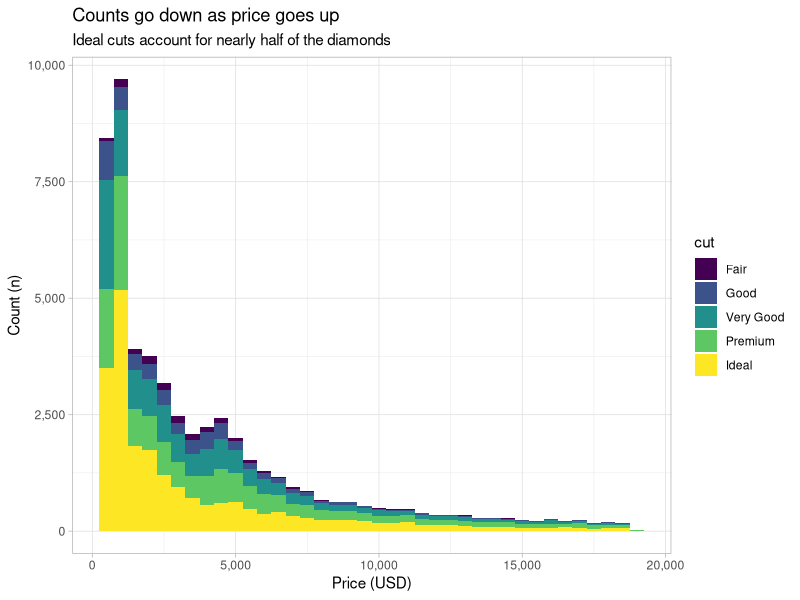
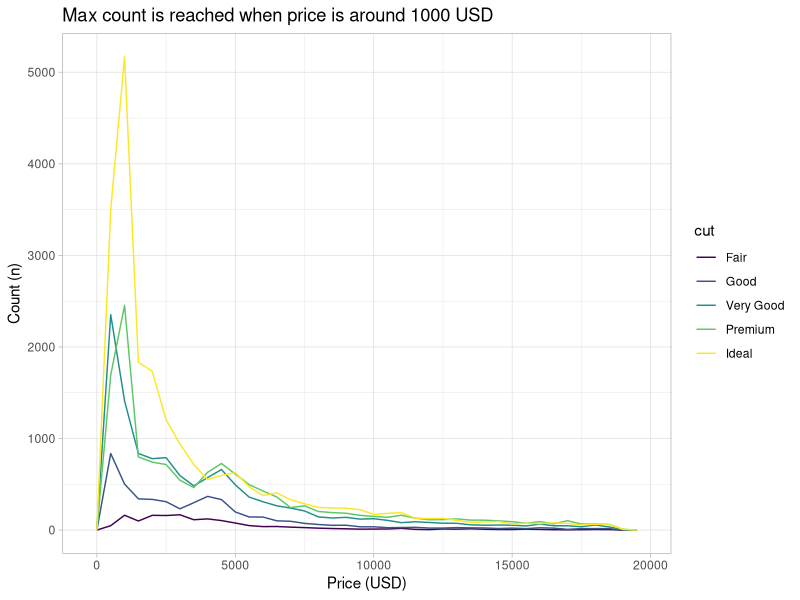
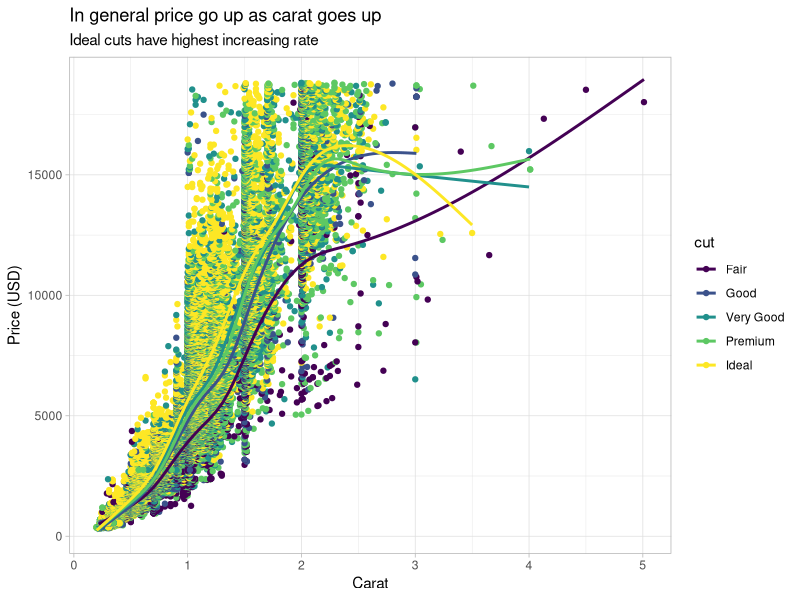
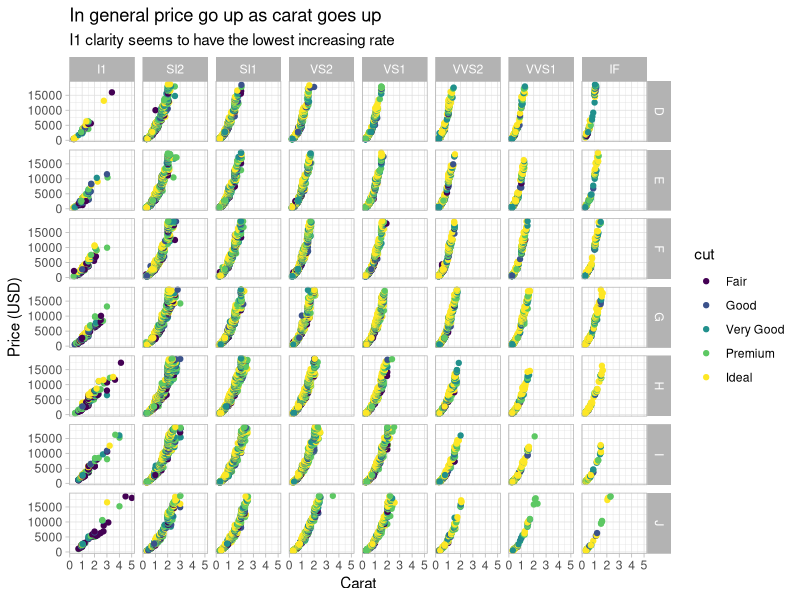
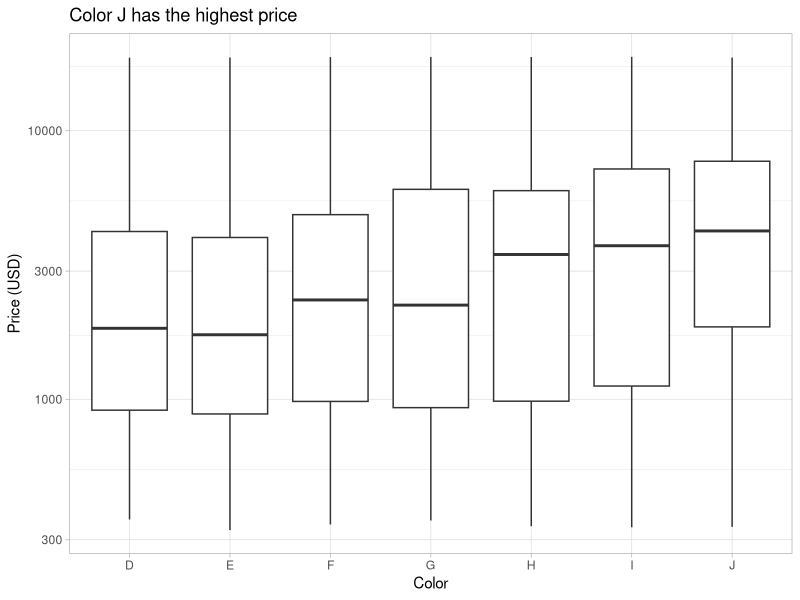
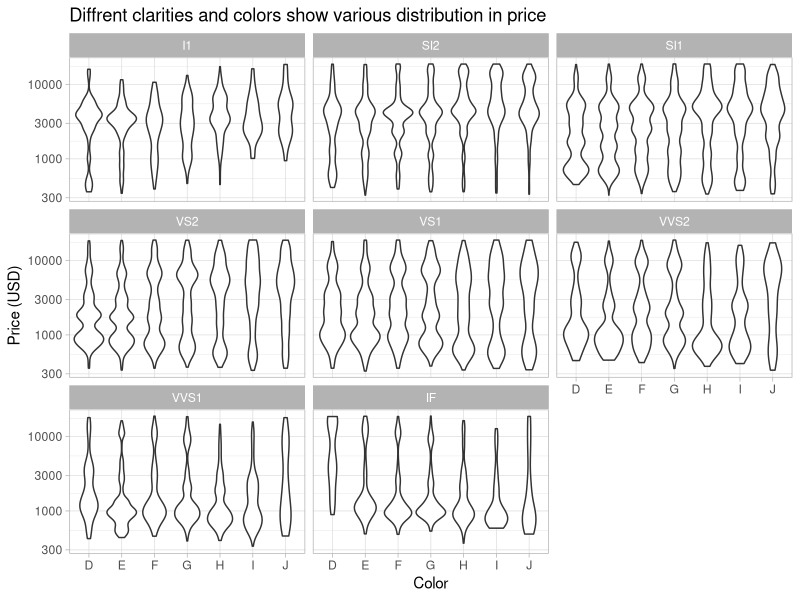

The R script that drew these images, in order:
# HW6: ggplot_iris
#'
# In this exercise, you have to recreate the figures found at
# the left of the instructions.
# We suggest functions you can use to create the plots, but
# you are free to use the method you are the most comfortable with.
# Make sure that the figures look exactly like the ones you are supposed to create.
#'
# The purpose of this task is to get familiar with ggplot.
# Throughout the exercise:
#    - Use `theme_light()` for the plots.
#    - Do not print the plot.
# Let's consider `diamonds` dataset in the R base environment.
#'
# 1. Load the `ggplot2` and `scales` package.
#    Plot a stacking histogram for Price. Fill in the histogram with `cut` i.e.
#    each cut reprent a different color in the histogram.
#    To do that, use:
#    - `ggplot()` to initialize a ggplot object. Set its arguments `data` and `mapping`
#    - `geom_histogram()` to plot a histogram for Price, such that
#      - `binwidth = 500` to set the binwidth
#    - `scale_x_continuous(label=comma)` to change x-axis scale
#    - `scale_y_continuous(label=comma)` to change y-axis scale
#    - `labs()` to format the labels such that:
#      - `title = "Counts go down as price goes up"`
#      - `subtitle = "Ideal cuts account for nearly half of the diamonds"`
#      - `x = "Price (USD)"`
#      - `y = "Count (n)"`
#    Store the plot into a variable `g1`.
## Do not modify this line!
library(ggplot2)
library(scales)
g1 <- ggplot(data = diamonds, mapping = aes(x = price, fill = cut)) +
  geom_histogram(binwidth = 500) +
  scale_x_continuous(label = comma) +
  scale_y_continuous(label = comma) +
  labs(title = "Counts go down as price goes up",
       subtitle = "Ideal cuts account for nearly half of the diamonds",
       x = "Price (USD)",
       y = "Count (n)") +
  theme_light()
g1


# 2. We can see that if we plot the count using different colors in the same
#    bin, it is hard to compare between different color groups(i.e. cut).
#    To do that, use:
#    - `ggplot()` to initialize a ggplot object. Set its arguments `data` and `mapping`
#    - `geom_freqpoly()` to generate the frequency polygons for price
#    split by different cuts(split in color as well)
#      -`binwidth = 500` to set the binwidth
#    - `labs()` to format the labels such that:
#      - `title = "Max count is reached when price is around 1000 USD"`
#      - `x = "Price (USD)"`
#      - `y = "Count (n)"`
#    Store the plot into a variable `g2`.
## Do not modify this line!
g2 <- ggplot(data = diamonds, mapping = aes(x = price, color = cut)) +
  geom_freqpoly(binwidth = 500) +
  labs(title = "Max count is reached when price is around 1000 USD",
       x = "Price (USD)",
       y = "Count (n)") +
  theme_light()
g2


# 3. Generate a scatter plot of Price versus Carat,
#    split by Cut (each color represents one cut).
#    Add smoothing curve to the plot for each cut category.
#    Do not include the confidence interval.
#    To do that, use:
#    - `ggplot()` to initialize a ggplot object. Set its arguments `data` and `mapping`
#    - `geom_point()` to add scatter plot
#    - `geom_smooth()` to add a smoothing regression curve such that
#      - `se = FALSE`, to not include the confidence interval
#    - `labs()` to format the labels such that:
#      - `title = "In general price go up as carat goes up"`
#      - `subtitle = "Ideal cuts have highest increasing rate"`
#      - `x = "Carat"`
#      - `y = "Price (USD)"`
#    Store the plot into a variable `g3`.
## Do not modify this line!
g3 <- ggplot(data = diamonds, mapping = aes(x = carat, y = price, color = cut)) +
  geom_point() +
  geom_smooth(se = FALSE) +
  labs(title = "In general price go up as carat goes up",
       subtitle = "Ideal cuts have highest increasing rate",
       x = "Carat",
       y = "Price (USD)") +
  theme_light()
g3  


# 4. Create a grid of plots using, Clarity on x-axis and Color
#    on y-axis for the entire grid.
#    For each plot in the grid, plot Price versus
#    Carat and split by Cut, with each color representing one cut.
#    To do that, use:
#    - `ggplot()` to initialize a ggplot object. Set its arguments `data` and `mapping`
#    - `geom_point()` to add scatter plot
#    - `facet_grid()` to create the grid
#    - `labs()` to format the labels such that:
#      - `title = "In general price go up as carat goes up"`
#      - `subtitle = "I1 clarity seems to have the lowest increasing rate"`
#      - `x = "Carat"`
#      - `y = "Price (USD)"`
#    Store your new plot into a variable `g4`.
## Do not modify this line!
g4 <- ggplot(data = diamonds, mapping = aes(x = carat, y = price, color = cut)) +
  geom_point() +
  facet_grid(color ~ clarity) +
  labs(title = "In general price go up as carat goes up",
       subtitle = "I1 clarity seems to have the lowest increasing rate",
       x = "Carat",
       y = "Price (USD)") +
  theme_light()
g4  


# 5. Generate a boxplot for price for each color,
#    i.e. color on x-axis, then generate boxplot for price within each color.
#    scale the y axis to log10 scale.
#    To do that, use:
#    - `ggplot()` to initialize a ggplot object. Set its arguments `data` and `mapping`
#    - `geom_boxplot()` to add box plot for price within each color group
#    - `scale_y_log10()` to rescale the y-axis
#    - `labs()` to format the labels such that:
#      - `title = "Color J has the highest price"`
#      - `x = "Color"`
#      - `y = "Price (USD)"`
#    Store your new plot into a variable `g5`.
## Do not modify this line!
g5 <- ggplot(data = diamonds, mapping = aes(x = color, y = price)) +
  geom_boxplot() +
  scale_y_log10() +
  labs(title = "Color J has the highest price",
       x = "Color",
       y = "Price (USD)") +
  theme_light()
g5  



# 6. Now generate a similar plot with price against color, but change the box
#    plot into a violin plot. This time, also generate a facet grid split by Clarity.
#    To do that, use:
#    - `ggplot()` to initialize a ggplot object. Set its arguments `data` and `mapping`
#    - `geom_violin()` to add violin plot
#    - `scale_y_log10()` to rescale the y-axis
#    - `facet_wrap()` to generate the grid for each clarity
#    - `labs()` to format the labels such that:
#      - `title = "Diffrent clarities and colors show various distribution in price"`
#      - `x = "Color"`
#      - `y = "Price (USD)"`
#    Store your new plot into a variable `g6`.
#'
## Do not modify this line!
g6 <- ggplot(data = diamonds, mapping = aes(x = color, y = price)) +
  geom_violin() +
  scale_y_log10() +
  facet_wrap(~clarity) +
  labs(title = "Diffrent clarities and colors show various distribution in price",
       x = "Color",
       y = "Price (USD)") +
  theme_light()
g6



